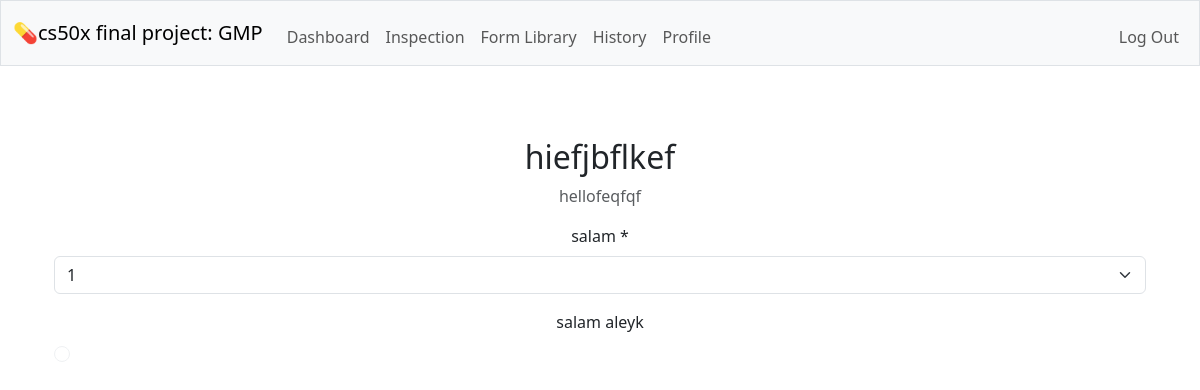
The app's page /forms_show/15/preview (signed in) with its own data.
### tables this page shows
CREATE TABLE forms (id INTEGER PRIMARY KEY AUTOINCREMENT NOT NULL, name TEXT NOT NULL UNIQUE, description TEXT NOT NULL, created_by INTEGER NOT NULL, FOREIGN KEY (created_by) REFERENCES users(id) );

CREATE TABLE form_fields (id INTEGER PRIMARY KEY AUTOINCREMENT NOT NULL, form_id INTEGER NOT NULL, label TEXT NOT NULL, field_type TEXT NOT NULL,  options TEXT, required BOOLEAN NOT NULL DEFAULT 1, display_order INTEGER DEFAULT 0,  FOREIGN KEY (form_id) REFERENCES forms(id) );

### app.py (the view)
@app.route("/forms_show/<int:form_id>/preview")
@login_required
def preview_form(form_id):
    form = db.execute("SELECT * FROM forms WHERE id = ?", form_id)
    fields = db.execute("SELECT * FROM form_fields WHERE form_id = ? ORDER BY display_order", form_id)
    if not form:
        return apology("Form not found", 404)
    return render_template("form_preview.html", form=form[0], fields=fields)

### helpers.py (called while the page is built)
def login_required(f):
    @wraps(f)
    def decorated_function(*args, **kwargs):
        if session.get("user_id") is None:
            return redirect("/login")
        return f(*args, **kwargs)
    return decorated_function

### templates/form_preview.html (shortened to what this page needs)
{% extends "layout.html" %}
{% block main %}
<div class="container mt-4">
    <h2>{{ form.name }}</h2>
    <p class="text-muted">{{ form.description }}</p>
    <form>
        {% for field in fields %}
            <div class="mb-3">
                <label class="form-label">{{ field.label }}{% if field.required == 1 %} *{% endif %}</label>
                {% if field.field_type == 'text' %}
                    <input type="text" class="form-control" disabled>
                {% elif field.field_type == 'textarea' %}
                    <textarea class="form-control" rows="3" disabled></textarea>
                {% elif field.field_type == 'number' %}
                    <input type="number" class="form-control" disabled>
                {% elif field.field_type == 'date' %}
                    <input type="date" class="form-control" disabled>
                {% elif field.field_type == 'datetime' %}
                    <input type="datetime-local" class="form-control" disabled>
                {% elif field.field_type == 'radio' %}
                    {% for option in field.options.split(',') %}
                        <div class="form-check">
                            <input class="form-check-input" type="radio" name="{{ field.label }}" disabled>
                        </div>
                    {% endfor %}
                {% elif field.field_type == 'select' %}
                    <select class="form-select" name="{{ field.label }}" >
                        {% for option in field.options.split(',') %}
                            {% set opt = option.strip() %}
                            <option value="{{ opt }}">{{ opt }}</option>
                        {% endfor %}
                    </select>
                {% endif %}
            </div>
        {% endfor %}
    </form>
</div>
{% endblock %}

### records on screen
forms: name "hiefjbflkef", description "hellofeqfqf"
form_fields: label "salam", options+label "1"
form_fields: label "salam aleyk"
